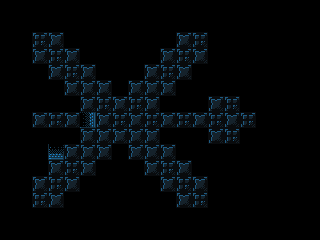

This is a level from a 2D game, rendered from its Tiled map with the project's own tilesets. A one-line summary and the map file follow, with tile-layer data summarised:
An orthogonal 20x15 tile map with 16x16 px tiles, 1 tile layer (background) and 81 objects (59x tile, 6x destructible, 6x moveable_tile, 3x pickup_bomb, 2x triggerable, ...).

<map version="1.4" tiledversion="2020.10.30" orientation="orthogonal" renderorder="right-down" width="20" height="15" tilewidth="16" tileheight="16" infinite="0" nextlayerid="6" nextobjectid="295">
 <properties>
  <property name="display_name" value="sneaky bastard dlfjg" />
  <property name="next_level" value="./data/levels/tmx/L34.tmx" />
  <property name="player_bomb_count" value="0" />
 </properties>
 <tileset firstgid="1" name="newtiledsheet" tilewidth="16" tileheight="16" tilecount="180" columns="9">
  <image source="../../newtiledsheet.png" width="144" height="320" />
 </tileset>
 <layer id="1" name="background" width="20" height="15">
  <data>[300 cells, 300 non-empty, 7 distinct tile ids]</data>
 </layer>
 <objectgroup id="4" name="objects">
  <object id="176" type="actor" gid="46" x="112" y="128" width="16" height="16" />
  <object id="178" type="triggerable" gid="16" x="176" y="128" width="16" height="16">
   <properties>
    <property name="triggered_id" type="int" value="1" />
   </properties>
  </object>
  <object id="189" type="destructible" gid="21" x="96" y="112" width="16" height="16" />
  <object id="190" type="destructible" gid="21" x="128" y="112" width="16" height="16" />
  <object id="191" type="destructible" gid="21" x="96" y="144" width="16" height="16" />
  <object id="192" type="destructible" gid="21" x="128" y="144" width="16" height="16" />
  <object id="193" type="pickup_bomb" gid="43" x="192" y="48" width="16" height="16" />
  <object id="200" type="pickup_bomb" gid="43" x="192" y="208" width="16" height="16" />
  <object id="203" type="pickup_bomb" gid="43" x="208" y="128" width="16" height="16" />
  <object id="211" type="triggerable" gid="17" x="240" y="128" width="16" height="16">
   <properties>
    <property name="triggered_id" type="int" value="2" />
   </properties>
  </object>
  <object id="212" type="scene_switching_tile" gid="32" x="256" y="128" width="16" height="16" />
  <object id="220" type="switch" gid="34" x="48" y="64" width="16" height="16">
   <properties>
    <property name="triggers" type="int" value="1" />
   </properties>
  </object>
  <object id="221" type="switch" gid="34" x="48" y="192" width="16" height="16">
   <properties>
    <property name="triggers" type="int" value="2" />
   </properties>
  </object>
  <object id="222" type="tile" gid="1" x="32" y="32" width="16" height="16" />
  <object id="223" type="tile" gid="1" x="48" y="32" width="16" height="16" />
  <object id="224" type="tile" gid="1" x="64" y="48" width="16" height="16" />
  <object id="225" type="tile" gid="1" x="80" y="64" width="16" height="16" />
  <object id="226" type="tile" gid="1" x="96" y="80" width="16" height="16" />
  <object id="227" type="tile" gid="1" x="112" y="96" width="16" height="16" />
  <object id="228" type="tile" gid="1" x="128" y="80" width="16" height="16" />
  <object id="229" type="tile" gid="1" x="144" y="64" width="16" height="16" />
  <object id="230" type="tile" gid="1" x="160" y="48" width="16" height="16" />
  <object id="231" type="tile" gid="1" x="176" y="32" width="16" height="16" />
  <object id="232" type="tile" gid="1" x="192" y="32" width="16" height="16" />
  <object id="233" type="tile" gid="11" x="16" y="48" width="16" height="16" />
  <object id="234" type="tile" gid="11" x="16" y="64" width="16" height="16" />
  <object id="235" type="tile" gid="11" x="16" y="192" width="16" height="16" />
  <object id="236" type="tile" gid="11" x="16" y="208" width="16" height="16" />
  <object id="237" type="tile" gid="10" x="32" y="224" width="16" height="16" />
  <object id="238" type="tile" gid="10" x="48" y="224" width="16" height="16" />
  <object id="239" type="tile" gid="10" x="64" y="208" width="16" height="16" />
  <object id="240" type="tile" gid="10" x="80" y="192" width="16" height="16" />
  <object id="241" type="tile" gid="10" x="96" y="176" width="16" height="16" />
  <object id="242" type="tile" gid="10" x="112" y="160" width="16" height="16" />
  <object id="243" type="tile" gid="10" x="128" y="176" width="16" height="16" />
  <object id="244" type="tile" gid="10" x="144" y="192" width="16" height="16" />
  <object id="245" type="tile" gid="10" x="160" y="208" width="16" height="16" />
  <object id="246" type="tile" gid="10" x="176" y="224" width="16" height="16" />
  <object id="247" type="tile" gid="10" x="192" y="224" width="16" height="16" />
  <object id="248" type="tile" gid="2" x="208" y="208" width="16" height="16" />
  <object id="249" type="tile" gid="2" x="208" y="192" width="16" height="16" />
  <object id="252" type="tile" gid="1" x="160" y="112" width="16" height="16" />
  <object id="253" type="tile" gid="1" x="176" y="112" width="16" height="16" />
  <object id="254" type="tile" gid="1" x="192" y="112" width="16" height="16" />
  <object id="255" type="tile" gid="1" x="208" y="96" width="16" height="16" />
  <object id="256" type="tile" gid="1" x="224" y="96" width="16" height="16" />
  <object id="257" type="tile" gid="1" x="240" y="112" width="16" height="16" />
  <object id="258" type="tile" gid="1" x="256" y="112" width="16" height="16" />
  <object id="259" type="tile" gid="10" x="160" y="144" width="16" height="16" />
  <object id="260" type="tile" gid="10" x="192" y="144" width="16" height="16" />
  <object id="261" type="tile" gid="10" x="176" y="144" width="16" height="16" />
  <object id="264" type="tile" gid="10" x="240" y="144" width="16" height="16" />
  <object id="265" type="tile" gid="10" x="256" y="144" width="16" height="16" />
  <object id="266" type="tile" gid="1" x="176" y="160" width="16" height="16" />
  <object id="268" type="tile" gid="1" x="192" y="176" width="16" height="16" />
  <object id="269" type="tile" gid="1" x="32" y="176" width="16" height="16" />
  <object id="271" type="tile" gid="1" x="64" y="144" width="16" height="16" />
  <object id="273" type="tile" gid="10" x="32" y="80" width="16" height="16" />
  <object id="274" type="tile" gid="10" x="48" y="96" width="16" height="16" />
  <object id="275" type="tile" gid="10" x="64" y="112" width="16" height="16" />
  <object id="278" type="tile" gid="10" x="176" y="96" width="16" height="16" />
  <object id="279" type="tile" gid="10" x="192" y="80" width="16" height="16" />
  <object id="280" type="tile" gid="2" x="208" y="48" width="16" height="16" />
  <object id="281" type="tile" gid="2" x="208" y="64" width="16" height="16" />
  <object id="284" type="tile" gid="10" x="208" y="160" width="16" height="16" />
  <object id="285" type="tile" gid="10" x="224" y="160" width="16" height="16" />
  <object id="286" type="destructible" gid="21" x="64" y="128" width="16" height="16" />
  <object id="287" type="video_tape" gid="66" x="32" y="128" width="16" height="16" />
  <object id="288" type="destructible" gid="21" x="48" y="128" width="16" height="16" />
  <object id="197" type="moveable_tile" gid="45" x="144" y="160" width="16" height="16" />
  <object id="198" type="moveable_tile" gid="45" x="160" y="176" width="16" height="16" />
  <object id="199" type="moveable_tile" gid="45" x="176" y="192" width="16" height="16" />
  <object id="204" type="moveable_tile" gid="45" x="144" y="96" width="16" height="16" />
  <object id="205" type="moveable_tile" gid="45" x="160" y="80" width="16" height="16" />
  <object id="210" type="moveable_tile" gid="45" x="176" y="64" width="16" height="16" />
  <object id="289" type="tile" gid="27" x="32" y="144" width="16" height="16" />
  <object id="290" type="tile" gid="27" x="48" y="144" width="16" height="16" />
  <object id="291" type="tile" gid="27" x="32" y="160" width="16" height="16" />
  <object id="292" type="tile" gid="27" x="16" y="128" width="16" height="16" />
  <object id="293" type="tile" gid="27" x="32" y="112" width="16" height="16" />
  <object id="294" type="tile" gid="27" x="48" y="112" width="16" height="16" />
 </objectgroup>
</map>
